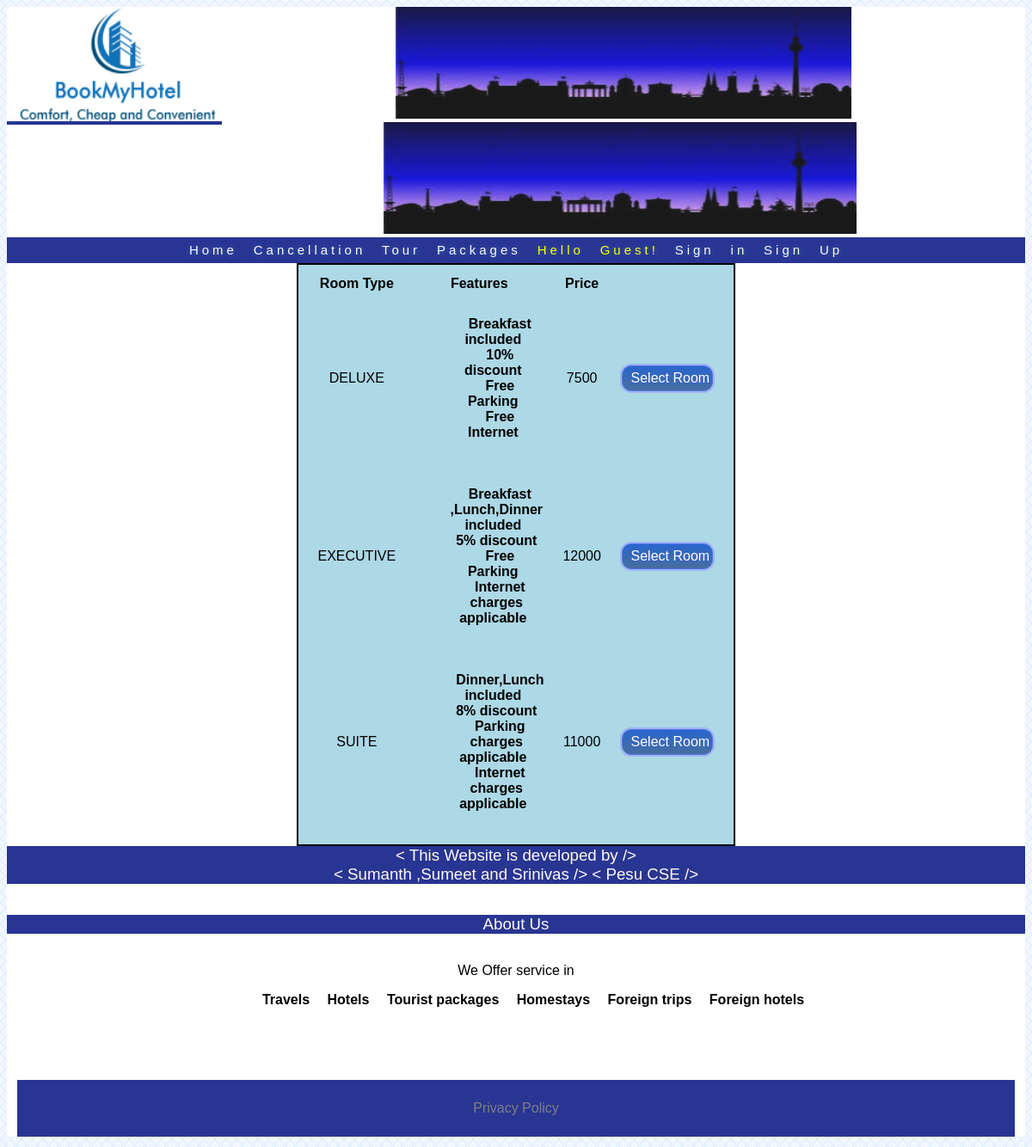
Screenshot of /details.php?hotelid=2 with the database file from the repository.
### tables this page shows
CREATE TABLE `rooms` (
  `hotelid` int(5) NOT NULL,
  `roomtype` varchar(32) NOT NULL,
  `features` varchar(600) NOT NULL,
  `price` int(32) NOT NULL
);

### details.php (the view, shortened to what this page needs)
<?php
include('header.php');
    extract($_POST);
    if(isset($_GET['hotelid']))
    { $id=$_GET['hotelid'];
      $db=mysql_query("select * from rooms where hotelid='$id'");
    }
?>
<table align="center" width="30%" border="0">
   <tr> <th> Room Type </th>
        <th> Features </th>
        <th> Price </th>
   </tr>
   <?php while($db1 = mysql_fetch_assoc($db))
   {
   ?>
   <tr> <td> <?php echo $db1['roomtype'] ?> </td>
        <td>
                <ul> <?php $features = explode("/",$db1['features']);
                foreach($features as $f){
                  ?>
                   <li><?php echo $f; ?></li><br><?php }?>
                </ul>
        </td>
        <td> <?php echo $db1['price'] ?> </td>
        <td> <form action="payment.php">
        <input type="submit" class="myButton" value="Select Room" >
        </form>
    </td>
   </tr>
   <?php }
  ?>
  </table>
<?php  include('footer.php') ; ?>

### style.css (style rules this page uses)
body { text-align: center; background: url("bg.png"); }
li { font-style: comic; font-weight: bold; font-color: red; display: inline; padding: 0.5em; }
* { box-sizing:border-box }
body { font-family: Verdana,sans-serif; background: url("bg.png"); }
table { border:solid black 2px; padding:10px; box-shadow: 0px 0px 1px rgba(0,0,0,0.2); background-color: lightblue; align:center; border-collapse: separate !important; text-align:center; }
table tr,td { padding:10px; }
table tr td input, textarea { width:97%; height:30px; border:solid black 1px; border-radius:3px; padding-left:10px; font-family:Verdana, Geneva, sans-serif; font-variant:bold; font-size:16px; background-color:dark dodgerblue; border-collapse: collapse !important; transition-duration:0.5s; box-shadow: inset 0px 0px 1px rgba(0,0,0,0.6); }
.myButton { -moz-box-shadow: 0px 0px 0px 2px #9fb4f2; -webkit-box-shadow: 0px 0px 0px 2px #9fb4f2; box-shadow: 0px 0px 0px 2px #9fb4f2; background:-webkit-gradient(linear, left top, left bottom, color-stop(0.05, #2b66cc), color-stop(1, #476e9e)); background:-moz-linear-gradient(top, #2b66cc 5%, #476e9e 100%); background:-webkit-linear-gradient(top, #2b66cc 5%, #476e9e 100%); background:-o-linear-gradient(top, #2b66cc 5%, #476e9e 100%); background:-ms-linear-gradient(top, #2b66cc 5%, #476e9e 100%); background:linear-gradient(to bottom, #2b66cc 5%, #476e9e 100%); filter:progid:DXImageTransform.Microsoft.gradient(startColorstr='#2b66cc', endColorstr='#476e9e',GradientType=0); background-color:#2b66cc; -moz-border-radius:11px; -webkit-border-radius:11px; border-radius:11px; border:1px solid #5378e6; display:inline-block; cursor:pointer; color:#ffffff; font-family:Arial; font-size:16px; padding:auto auto; text-decoration:none; text-shadow:0px 1px 0px #345ec9; }

### rows the page displays
rooms: roomtype "DELUXE", features "Breakfast included", features "10% discount", features "Free Parking", features "Free Internet", price "7500"
rooms: roomtype "EXECUTIVE", features "Breakfast ,Lunch,Dinner included", features "5% discount", features "Free Parking", features "Internet charges applicable", price "12000"
rooms: roomtype "SUITE", features "Dinner,Lunch included", features "8% discount", features "Parking charges applicable", features "Internet charges applicable", price "11000"
